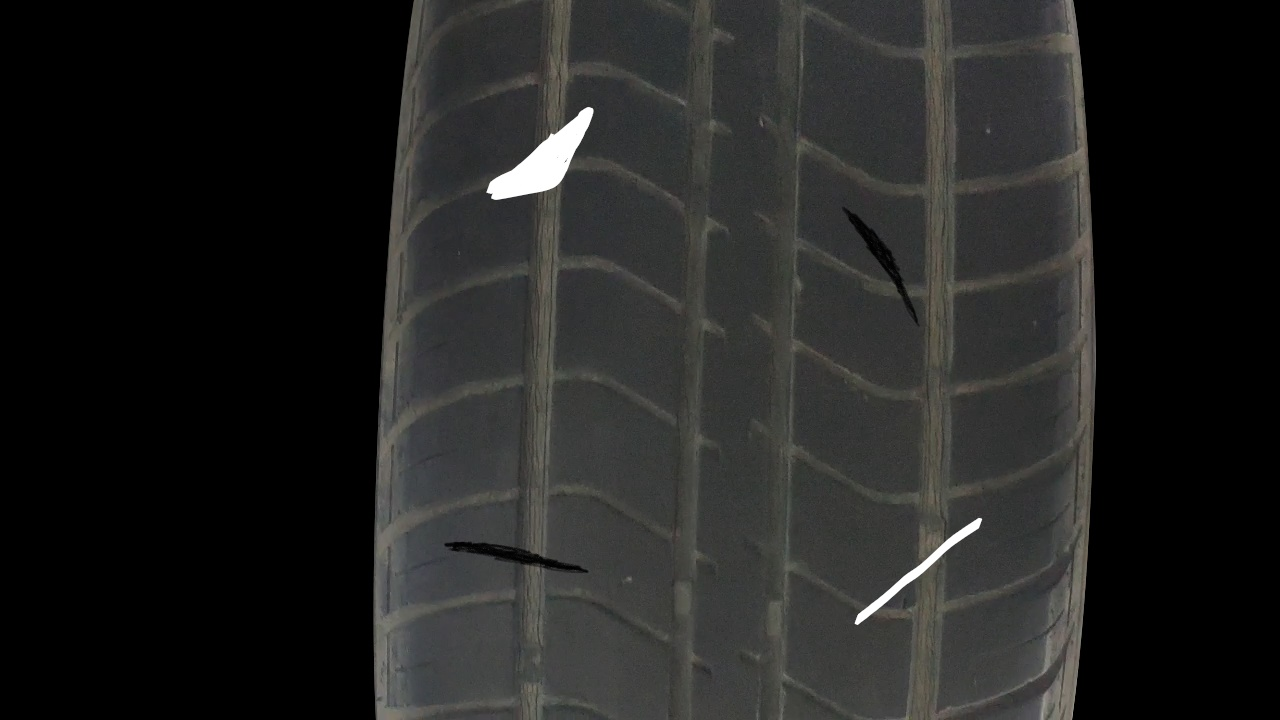
#> input picture Tire_tread_defect_detection/TireTest_20200708/code4/1/frame1013.jpg, 1280 x 720 px, found by its file name
$ python '低通.py'
#> lines starting #> are read from the running program, lines starting #| are printed output that depends on the picture
# Writer : wojianxinygcl@163.com

# Data  : 2020.3.20

import cv2

import numpy as np

from matplotlib import pyplot as plt

#读取图像

img = cv2.imread('D:/Tire_Test/code4/1/frame1013.jpg', 0)
#> img: shape (720, 1280); min 0, max 255, mean 35.1

#傅里叶变换

dft = cv2.dft(np.float32(img), flags = cv2.DFT_COMPLEX_OUTPUT)

fshift = np.fft.fftshift(dft)

#设置低通滤波器

rows, cols = img.shape
#> rows = 720; cols = 1280

crow,ccol = int(rows/2), int(cols/2) #中心位置
#> crow = 360; ccol = 640

mask = np.zeros((rows, cols, 2), np.uint8)

mask[crow-30:crow+30, ccol-30:ccol+30] = 1

#掩膜图像和频谱图像乘积

f = fshift * mask

#傅里叶逆变换

ishift = np.fft.ifftshift(f)

iimg = cv2.idft(ishift)

res = cv2.magnitude(iimg[:,:,0], iimg[:,:,1])
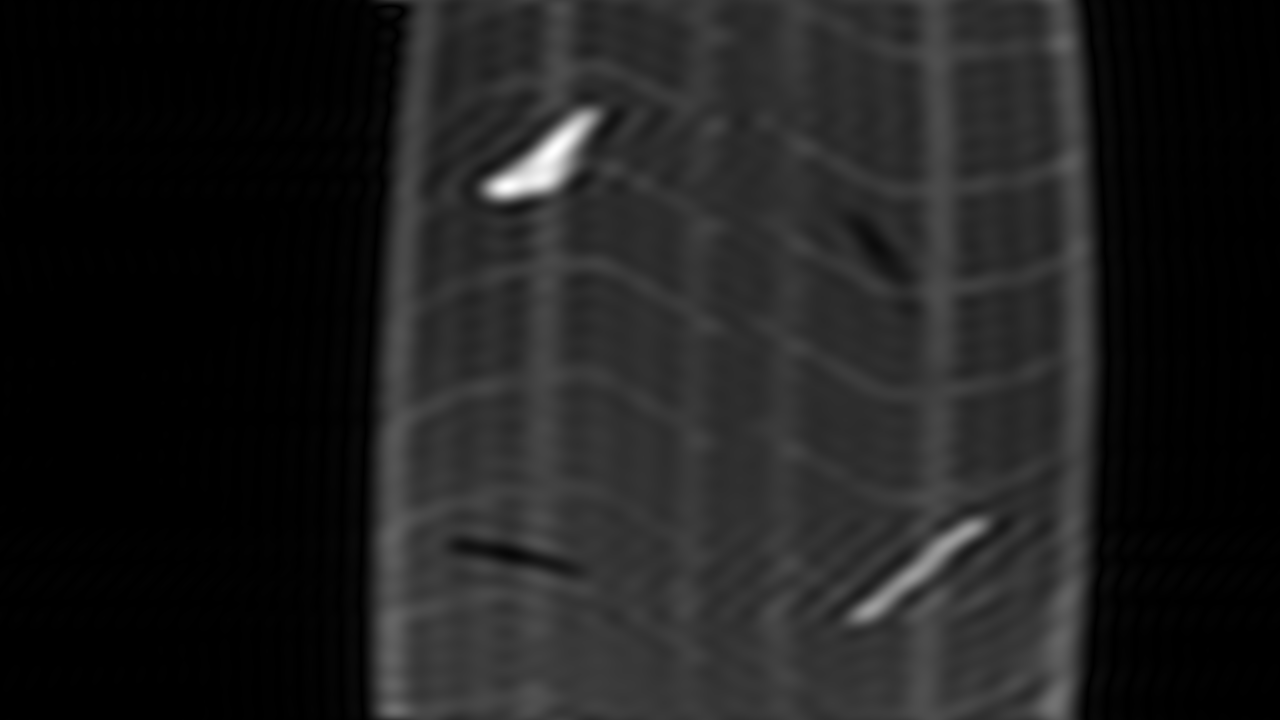
#> res: shape (720, 1280) float32; min 1658.5, max 272446272, mean 33167836; drawn with min black and max white

#显示原始图像和低通滤波处理图像

plt.subplot(121), plt.imshow(img, 'gray'), plt.title('Original Image')

plt.axis('off')

plt.subplot(122), plt.imshow(res, 'gray'), plt.title('Low Pass Filter Image')

plt.axis('off')

plt.show()
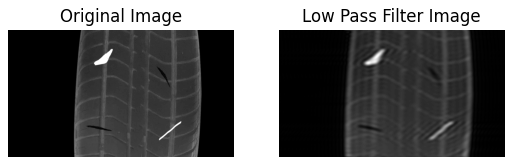
#> figure drawn by matplotlib, 2 panels
